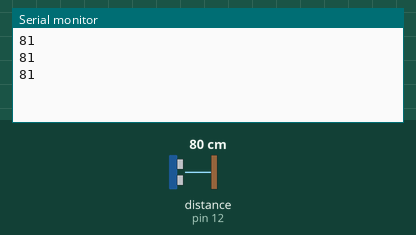
Simulated run of this sketch. Board: Arduino Uno, built with avr-gcc and run on an emulated ATmega328P. Shown: the last lines printed to the serial monitor. Wiring (inferred from the names in the program): ultrasonic range finder: trigger pin 11; echo pin 12. Inputs (shaded band) come from the test bench; at power-on: distance to the obstacle (sensor on pin 12) 80 cm. The echo pulse lasts 58.3 µs per cm.

Above: at 1.3 s.
1.4 s: distance to the obstacle (sensor on pin 12) set to 2 cm
At 1.9 s:
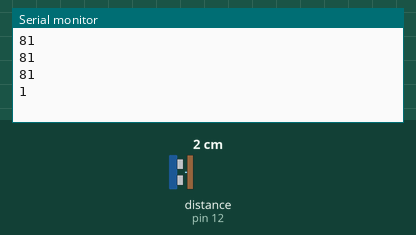
2.9 s: distance to the obstacle (sensor on pin 12) set to 4 cm
At 3.4 s:
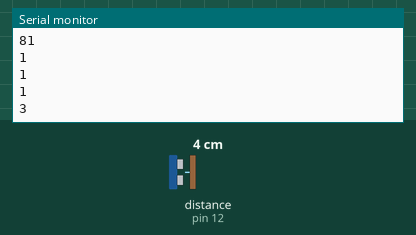
Timing chart, 0 to 5.9 s (numbered marks = the images above; inputs shaded):
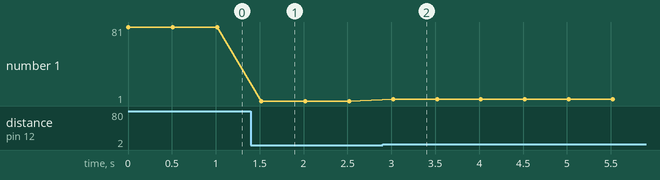

Measured:
- after the input at 1.4 s, the serial monitor: prints a new line after 0.12 s (image 1)
- after the input at 2.9 s, the serial monitor: prints a new line after 0.12 s (image 2)
- plotted number 1: 81 → 1 after the input at 1.4 s, 1 → 3 after the input at 2.9 s

The sketch:

UltraSonic_Sensor_code.ino
```cpp
#define trig 11
#define echo 12
int distance = 0, t =0;

void setup() {
  // put your setup code here, to run once:
  Serial.begin(9600);
  pinMode(trig, OUTPUT);
  pinMode(echo, INPUT);
}

void loop() {
  // put your main code here, to run repeatedly:
  digitalWrite(trig, LOW);
  delayMicroseconds(5);
  digitalWrite(trig, HIGH);
  delayMicroseconds(10);
  digitalWrite(trig, LOW);
  t = pulseIn(echo, HIGH);
  distance = t/57;
  Serial.println(distance);
  delay(500);  // delay with male second
}
```
